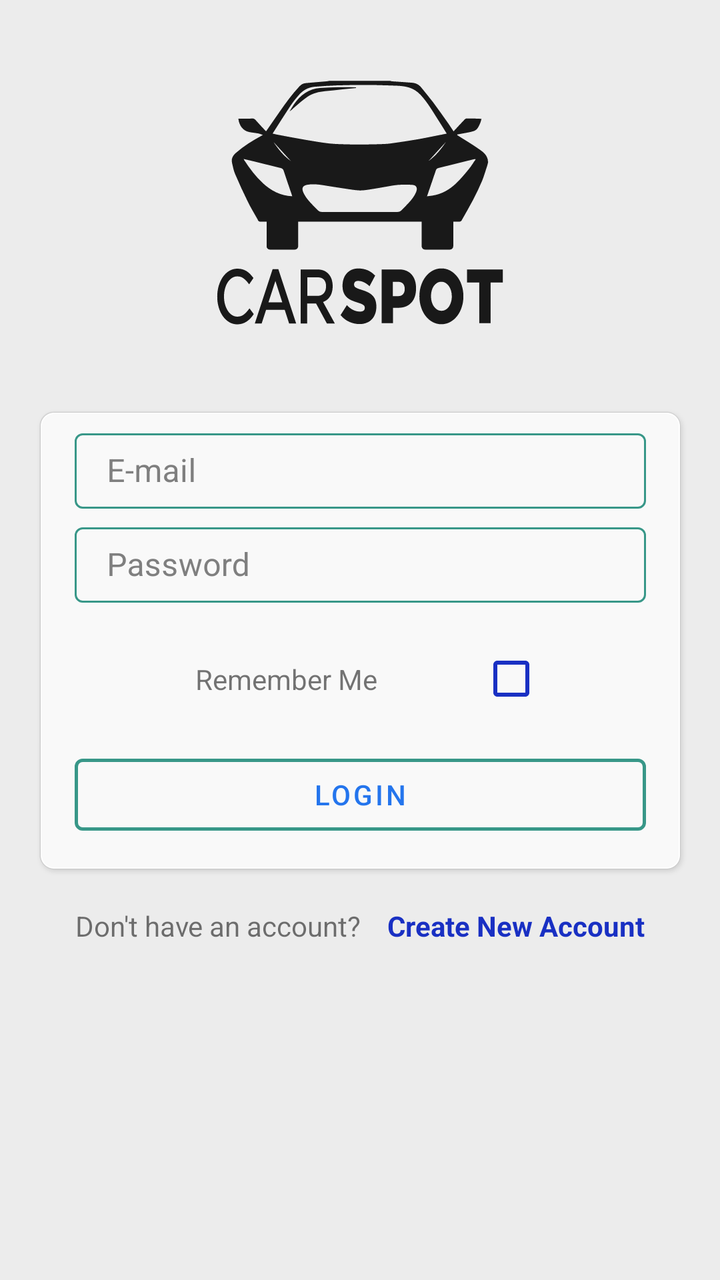
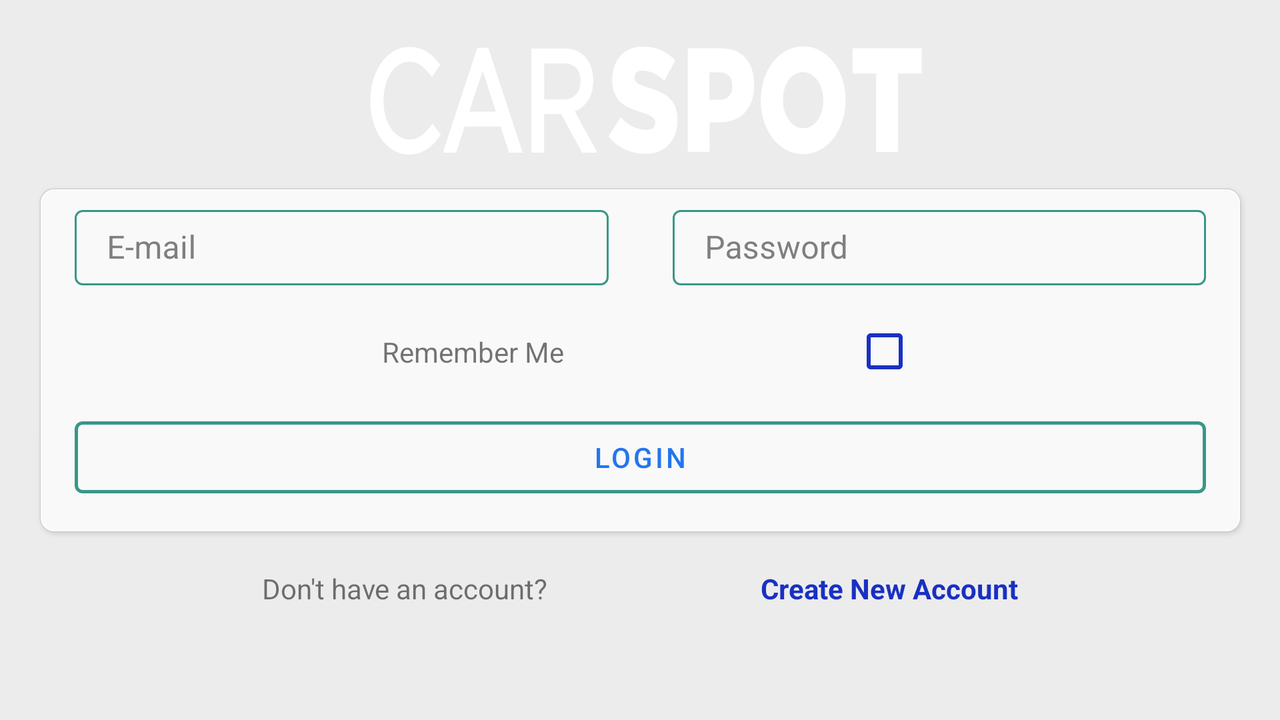

The same Android screen from two of the app's own layout files: first res/layout/ as a phone draws it, then the author's variant for another configuration, drawn on a device whose configuration selects that folder. Both files follow.
<!-- AndroidManifest.xml: activity theme AppTheme.NoActionBar -->
<!-- res/layout/fragment_login.xml -->
<?xml version="1.0" encoding="utf-8"?>
<androidx.constraintlayout.widget.ConstraintLayout xmlns:android="http://schemas.android.com/apk/res/android"
    xmlns:app="http://schemas.android.com/apk/res-auto"
    xmlns:tools="http://schemas.android.com/tools"
    android:layout_width="match_parent"
    android:layout_height="match_parent"
    android:background="@color/colorBackground"
    tools:context=".activities.LoginActivity">

    <ImageView
        android:layout_width="wrap_content"
        android:layout_height="wrap_content"
        android:padding="100dp"
        android:src="@drawable/ic_icon"
        app:layout_constraintTop_toTopOf="parent"
        app:layout_constraintBottom_toTopOf="@id/loginCard_constraintLayout"
        app:layout_constraintStart_toStartOf="parent"
        app:layout_constraintEnd_toEndOf="parent">

    </ImageView>

    <androidx.constraintlayout.widget.ConstraintLayout
        android:id="@+id/loginCard_constraintLayout"
        android:layout_width="0dp"
        android:layout_height="wrap_content"
        android:layout_marginStart="16dp"
        android:layout_marginEnd="16dp"
        android:background="@drawable/card_background"
        app:layout_constraintBottom_toBottomOf="parent"
        app:layout_constraintEnd_toEndOf="parent"
        app:layout_constraintStart_toStartOf="parent"
        app:layout_constraintTop_toTopOf="parent">

        <com.google.android.material.textfield.TextInputLayout
            android:id="@+id/login_username_InputLayout"
            style="@style/EditTextBox"
            android:layout_width="@dimen/match_constraint"
            android:layout_height="wrap_content"
            android:layout_marginStart="16dp"
            android:layout_marginTop="4dp"
            android:layout_marginEnd="16dp"
            android:layout_marginBottom="4dp"
            android:hint="@string/e_mail"
            app:layout_constraintBottom_toTopOf="@id/login_password_InputLayout"
            app:layout_constraintEnd_toEndOf="parent"
            app:layout_constraintStart_toStartOf="parent"
            app:layout_constraintTop_toTopOf="parent">

            <com.google.android.material.textfield.TextInputEditText
                android:id="@+id/login_username_textField"
                android:layout_width="match_parent"
                android:layout_height="wrap_content"
                android:inputType="textNoSuggestions"
                android:maxLines="1"
                android:paddingTop="8dp"
                android:paddingBottom="8dp" />
        </com.google.android.material.textfield.TextInputLayout>

        <com.google.android.material.textfield.TextInputLayout
            android:id="@+id/login_password_InputLayout"
            style="@style/EditTextBox"
            android:layout_width="@dimen/match_constraint"
            android:layout_height="wrap_content"
            android:layout_marginStart="16dp"
            android:layout_marginTop="4dp"
            android:layout_marginEnd="16dp"
            android:layout_marginBottom="4dp"
            android:hint="@string/password"
            app:layout_constraintBottom_toTopOf="@id/rememberMe_layout"
            app:layout_constraintEnd_toEndOf="parent"
            app:layout_constraintStart_toStartOf="parent">

            <com.google.android.material.textfield.TextInputEditText
                android:id="@+id/login_password_textField"
                android:layout_width="match_parent"
                android:layout_height="wrap_content"
                android:inputType="textNoSuggestions"
                android:maxLines="1"
                android:paddingTop="8dp"
                android:paddingBottom="8dp" />
        </com.google.android.material.textfield.TextInputLayout>

        <androidx.constraintlayout.widget.ConstraintLayout
            android:id="@+id/rememberMe_layout"
            android:layout_width="match_parent"
            android:layout_height="wrap_content"
            android:paddingTop="10dp"
            android:paddingBottom="10dp"
            app:layout_constraintBottom_toTopOf="@id/login_button"
            app:layout_constraintStart_toStartOf="parent"
            app:layout_constraintEnd_toEndOf="parent">

            <TextView
                android:id="@+id/lblRememberMe"
                android:layout_width="wrap_content"
                android:layout_height="wrap_content"
                android:text="@string/remember_me"
                android:paddingStart="25dp"
                app:layout_constraintTop_toTopOf="parent"
                app:layout_constraintBottom_toBottomOf="parent"
                app:layout_constraintStart_toStartOf="parent"
                app:layout_constraintEnd_toStartOf="@id/chkRememberMe"/>

            <CheckBox
                android:id="@+id/chkRememberMe"
                android:layout_width="wrap_content"
                android:layout_height="wrap_content"
                android:buttonTint="@color/colorPrimary"
                app:layout_constraintStart_toEndOf="@id/lblRememberMe"
                app:layout_constraintEnd_toEndOf="parent"
                app:layout_constraintTop_toTopOf="parent"
                app:layout_constraintBottom_toBottomOf="parent"/>

        </androidx.constraintlayout.widget.ConstraintLayout>

        
        <com.google.android.material.button.MaterialButton
            android:id="@+id/login_button"
            style="@style/ButtonOutlined"
            android:layout_width="0dp"
            android:layout_height="wrap_content"
            android:layout_marginStart="16dp"
            android:layout_marginEnd="16dp"
            android:layout_marginBottom="12dp"
            android:text="@string/login"
            app:layout_constraintBottom_toBottomOf="parent"
            app:layout_constraintEnd_toEndOf="parent"
            app:layout_constraintStart_toStartOf="parent" />

    </androidx.constraintlayout.widget.ConstraintLayout>

    <androidx.constraintlayout.widget.ConstraintLayout
        android:id="@+id/createAccount_layout"
        android:layout_width="match_parent"
        android:layout_height="wrap_content"
        android:paddingTop="15dp"
        app:layout_constraintTop_toBottomOf="@id/loginCard_constraintLayout"
        app:layout_constraintStart_toStartOf="parent"
        app:layout_constraintEnd_toEndOf="parent">

        <TextView
            android:id="@+id/lblNewAccount"
            android:layout_width="wrap_content"
            android:layout_height="wrap_content"
            android:text="@string/dont_have_an_account"
            android:paddingStart="25dp"
            app:layout_constraintTop_toTopOf="parent"
            app:layout_constraintBottom_toBottomOf="parent"
            app:layout_constraintStart_toStartOf="parent"
            app:layout_constraintEnd_toStartOf="@id/lblCreateAccount"/>

        <TextView
            android:id="@+id/lblCreateAccount"
            android:layout_width="wrap_content"
            android:layout_height="wrap_content"
            android:text="@string/create_new_account"
            android:textColor="@color/colorPrimary"
            android:paddingEnd="25dp"
            android:textStyle="bold"
            app:layout_constraintTop_toTopOf="parent"
            app:layout_constraintBottom_toBottomOf="parent"
            app:layout_constraintStart_toEndOf="@id/lblNewAccount"
            app:layout_constraintEnd_toEndOf="parent"/>

    </androidx.constraintlayout.widget.ConstraintLayout>

</androidx.constraintlayout.widget.ConstraintLayout>
<!-- resources referenced by this layout -->
<resources>
  <color name="colorBackground">#ECECEC</color>&gt;
  <color name="colorPrimary">#1930C3</color>
  <dimen name="match_constraint">0dp</dimen>
  <string name="create_new_account">Create New Account</string>
  <string name="dont_have_an_account">Don\'t have an account?</string>
  <string name="e_mail">E-mail</string>
  <string name="login">Login</string>
  <string name="password">Password</string>
  <string name="remember_me">Remember Me</string>
  <style name="ButtonOutlined" parent="@style/Widget.MaterialComponents.Button.OutlinedButton">
          <item name="strokeWidth">1.5dp</item>
          <item name="strokeColor">@color/buttonOutline</item>
          <item name="rippleColor">@color/buttonRipple</item>
          <item name="android:textColor">@color/buttonText</item>
      </style>
  <style name="EditTextBox" parent="Widget.MaterialComponents.TextInputLayout.OutlinedBox">
          <item name="boxStrokeErrorColor">@color/colorError</item>
          <item name="boxStrokeColor">@color/boxStrokeColor</item>
          <item name="hintTextColor">@color/colorSecondary</item>
          <item name="android:textColorHint">@color/black_50</item>
      </style>
  <style name="AppTheme.NoActionBar" parent="AppTheme">
  
          <item name="windowActionBar">false</item>
          <item name="windowNoTitle">true</item>
  
          
  
          <item name="android:windowActivityTransitions" tools:targetApi="21">true</item>
          <item name="android:windowContentTransitions" tools:targetApi="21">true</item>
  
          <item name="android:windowEnterTransition" tools:targetApi="21">@transition/fade</item>
          <item name="android:windowExitTransition" tools:targetApi="21">@transition/fade</item>
          <item name="android:windowReenterTransition" tools:targetApi="21">@transition/fade</item>
  
          <item name="android:windowSharedElementEnterTransition" tools:targetApi="21">@transition/fade</item>
          <item name="android:windowSharedElementExitTransition" tools:targetApi="21">@transition/fade</item>
  
          <item name="android:fragmentEnterTransition" tools:targetApi="21">@transition/slide_bottom</item>
          <item name="android:fragmentExitTransition" tools:targetApi="21">@android:transition/fade</item>
          <item name="android:fragmentReenterTransition" tools:targetApi="21">@android:transition/fade</item>
  
          <item name="android:fragmentSharedElementEnterTransition" tools:targetApi="21">@transition/move</item>
          <item name="android:fragmentSharedElementReturnTransition" tools:targetApi="21">@transition/move</item>
      </style>
  <color name="buttonOutline">@color/colorSecondaryVariant</color>
  <color name="buttonRipple">@color/colorSecondary</color>
  <color name="buttonText">@color/colorPrimaryVariantLight</color>
  <color name="colorError">#B00000</color>
  <color name="boxStrokeColor">@color/colorPrimaryVariantLight</color>
  <color name="colorSecondary">#FF008C77</color>
  <color name="black_50">#7f7f7f</color>
  <color name="colorSecondaryVariant">#389788</color>
  <color name="colorPrimaryVariantLight">#2475ED</color>
  <color name="statusBarBg">@color/colorPrimary</color>
  <color name="transparent">#00000000</color>
  <color name="navigationBarColor">@color/colorPrimary</color>
  <dimen name="toolbar_view_height">50dp</dimen>
  <color name="colorPrimaryVariant">#FF00398E</color>
  <color name="colorSurface">#FAFAFA</color>
  <color name="colorOnPrimary">#ffffff</color>
  <color name="colorOnSecondary">#ffffff</color>
  <color name="colorOnBackground">@color/black_90</color>
  <color name="colorOnError">#ffffff</color>
  <color name="colorOnSurface">#ffffff</color>
  <color name="black_90">#191919</color>
</resources>
<!-- res/layout-land/fragment_login.xml (the author's variant of the layout above) -->
<!-- drawn on the phone turned sideways -->
<?xml version="1.0" encoding="utf-8"?>
<androidx.constraintlayout.widget.ConstraintLayout xmlns:android="http://schemas.android.com/apk/res/android"
    xmlns:app="http://schemas.android.com/apk/res-auto"
    xmlns:tools="http://schemas.android.com/tools"
    android:layout_width="match_parent"
    android:layout_height="match_parent"
    android:background="@color/colorBackground"
    tools:context=".activities.LoginActivity">

    <ImageView
        android:id="@+id/logo"
        android:layout_width="0dp"
        android:layout_height="wrap_content"
        android:padding="150dp"
        android:layout_marginTop="10dp"
        android:src="@drawable/ic_carspot_logo_2"
        app:layout_constraintTop_toTopOf="parent"
        app:layout_constraintBottom_toTopOf="@id/loginCard_constraintLayout"
        app:layout_constraintStart_toStartOf="parent"
        app:layout_constraintEnd_toEndOf="parent">

    </ImageView>

    <androidx.constraintlayout.widget.ConstraintLayout
        android:id="@+id/loginCard_constraintLayout"
        android:layout_width="0dp"
        android:layout_height="wrap_content"
        android:layout_marginStart="16dp"
        android:layout_marginEnd="16dp"
        android:background="@drawable/card_background"
        app:layout_constraintBottom_toBottomOf="parent"
        app:layout_constraintEnd_toEndOf="parent"
        app:layout_constraintStart_toStartOf="parent"
        app:layout_constraintTop_toTopOf="parent">

        <com.google.android.material.textfield.TextInputLayout
            android:id="@+id/login_username_InputLayout"
            style="@style/EditTextBox"
            android:layout_width="@dimen/match_constraint"
            android:layout_height="wrap_content"
            android:layout_marginStart="16dp"
            android:layout_marginTop="4dp"
            android:layout_marginEnd="16dp"
            android:layout_marginBottom="4dp"
            android:hint="@string/e_mail"
            app:layout_constraintBottom_toTopOf="@id/rememberMe_layout"
            app:layout_constraintEnd_toStartOf="@id/login_password_InputLayout"
            app:layout_constraintStart_toStartOf="parent"
            app:layout_constraintTop_toTopOf="parent">

            <com.google.android.material.textfield.TextInputEditText
                android:id="@+id/login_username_textField"
                android:layout_width="match_parent"
                android:layout_height="wrap_content"
                android:inputType="textNoSuggestions"
                android:maxLines="1"
                android:paddingTop="8dp"
                android:paddingBottom="8dp" />
        </com.google.android.material.textfield.TextInputLayout>

        <com.google.android.material.textfield.TextInputLayout
            android:id="@+id/login_password_InputLayout"
            style="@style/EditTextBox"
            android:layout_width="@dimen/match_constraint"
            android:layout_height="wrap_content"
            android:layout_marginStart="16dp"
            android:layout_marginTop="4dp"
            android:layout_marginEnd="16dp"
            android:layout_marginBottom="4dp"
            android:hint="@string/password"
            app:layout_constraintTop_toTopOf="parent"
            app:layout_constraintEnd_toEndOf="parent"
            app:layout_constraintStart_toEndOf="@id/login_username_InputLayout">

            <com.google.android.material.textfield.TextInputEditText
                android:id="@+id/login_password_textField"
                android:layout_width="match_parent"
                android:layout_height="wrap_content"
                android:inputType="textPassword"
                android:maxLines="1"
                android:paddingTop="8dp"
                android:paddingBottom="8dp" />
        </com.google.android.material.textfield.TextInputLayout>

        <androidx.constraintlayout.widget.ConstraintLayout
            android:id="@+id/rememberMe_layout"
            android:layout_width="match_parent"
            android:layout_height="wrap_content"
            android:paddingTop="5dp"
            android:paddingBottom="5dp"
            app:layout_constraintBottom_toTopOf="@id/login_button"
            app:layout_constraintStart_toStartOf="parent"
            app:layout_constraintEnd_toEndOf="parent">

            <TextView
                android:id="@+id/lblRememberMe"
                android:layout_width="wrap_content"
                android:layout_height="wrap_content"
                android:text="@string/remember_me"
                android:paddingStart="25dp"
                app:layout_constraintTop_toTopOf="parent"
                app:layout_constraintBottom_toBottomOf="parent"
                app:layout_constraintStart_toStartOf="parent"
                app:layout_constraintEnd_toStartOf="@id/chkRememberMe"/>

            <CheckBox
                android:id="@+id/chkRememberMe"
                android:layout_width="wrap_content"
                android:layout_height="wrap_content"
                android:buttonTint="@color/colorPrimary"
                app:layout_constraintStart_toEndOf="@id/lblRememberMe"
                app:layout_constraintEnd_toEndOf="parent"
                app:layout_constraintTop_toTopOf="parent"
                app:layout_constraintBottom_toBottomOf="parent"/>

        </androidx.constraintlayout.widget.ConstraintLayout>

        
        <com.google.android.material.button.MaterialButton
            android:id="@+id/login_button"
            style="@style/ButtonOutlined"
            android:layout_width="0dp"
            android:layout_height="wrap_content"
            android:layout_marginStart="16dp"
            android:layout_marginEnd="16dp"
            android:layout_marginBottom="12dp"
            android:text="@string/login"
            app:layout_constraintBottom_toBottomOf="parent"
            app:layout_constraintEnd_toEndOf="parent"
            app:layout_constraintStart_toStartOf="parent" />

    </androidx.constraintlayout.widget.ConstraintLayout>

    <androidx.constraintlayout.widget.ConstraintLayout
        android:id="@+id/createAccount_layout"
        android:layout_width="match_parent"
        android:layout_height="wrap_content"
        android:paddingTop="15dp"
        app:layout_constraintTop_toBottomOf="@id/loginCard_constraintLayout"
        app:layout_constraintStart_toStartOf="parent"
        app:layout_constraintEnd_toEndOf="parent">

        <TextView
            android:id="@+id/lblNewAccount"
            android:layout_width="wrap_content"
            android:layout_height="wrap_content"
            android:text="@string/dont_have_an_account"
            android:paddingStart="25dp"
            app:layout_constraintTop_toTopOf="parent"
            app:layout_constraintBottom_toBottomOf="parent"
            app:layout_constraintStart_toStartOf="parent"
            app:layout_constraintEnd_toStartOf="@id/lblCreateAccount"/>

        <TextView
            android:id="@+id/lblCreateAccount"
            android:layout_width="wrap_content"
            android:layout_height="wrap_content"
            android:text="@string/create_new_account"
            android:textColor="@color/colorPrimary"
            android:paddingEnd="25dp"
            android:textStyle="bold"
            app:layout_constraintTop_toTopOf="parent"
            app:layout_constraintBottom_toBottomOf="parent"
            app:layout_constraintStart_toEndOf="@id/lblNewAccount"
            app:layout_constraintEnd_toEndOf="parent"/>

    </androidx.constraintlayout.widget.ConstraintLayout>

</androidx.constraintlayout.widget.ConstraintLayout>
